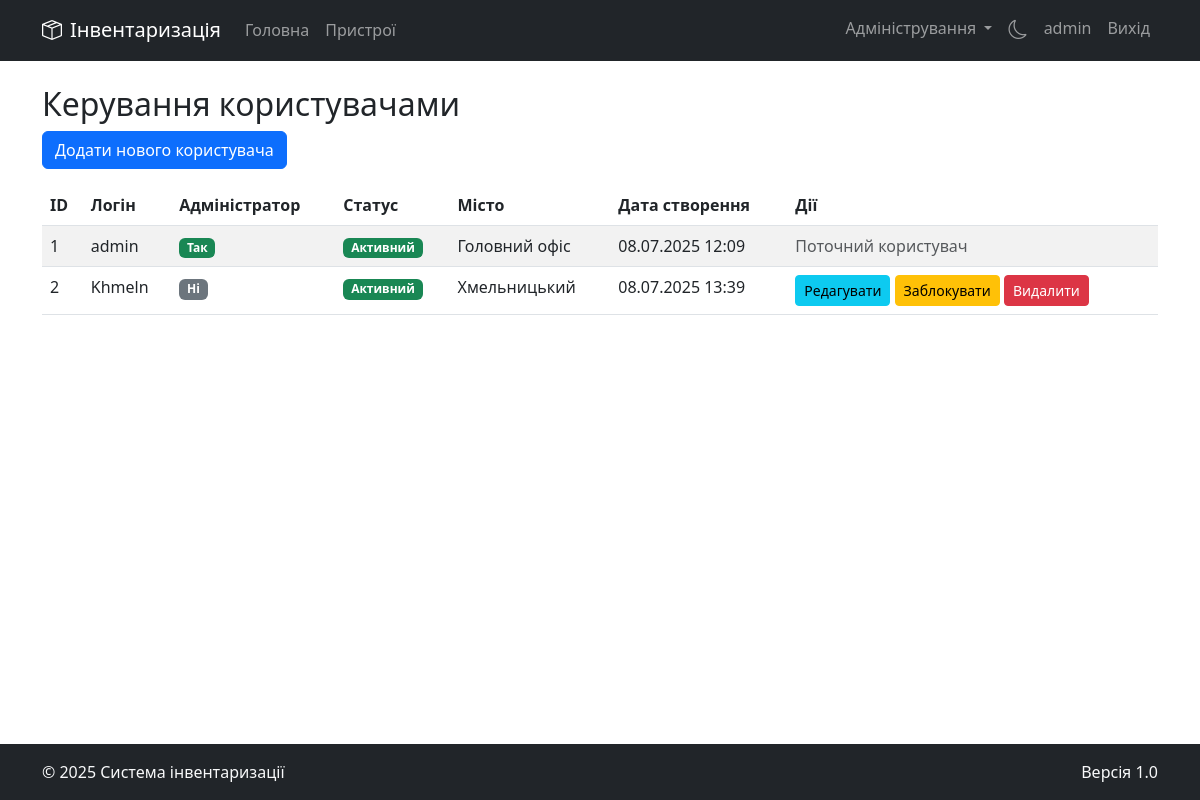
The app's page /admin/users (signed in) with its own data.
### models.py (models this page shows)
class User(UserMixin, db.Model):
    id = db.Column(db.Integer, primary_key=True)
    username = db.Column(db.String(80), unique=True, nullable=False)
    password_hash = db.Column(db.String(255), nullable=False)
    is_admin = db.Column(db.Boolean, default=False)
    is_active = db.Column(db.Boolean, default=True)
    city_id = db.Column(db.Integer, db.ForeignKey('city.id'), nullable=False)
    created_at = db.Column(db.DateTime, default=datetime.utcnow)
    last_login = db.Column(db.DateTime)
    activities = db.relationship('UserActivity', backref='user', lazy=True)
    device_histories = db.relationship('DeviceHistory', backref='user', lazy=True)

class City(db.Model):
    id = db.Column(db.Integer, primary_key=True)
    name = db.Column(db.String(100), nullable=False, unique=True)
    created_at = db.Column(db.DateTime, default=datetime.utcnow)
    users = db.relationship('User', backref='city', lazy=True)
    devices = db.relationship('Device', backref='city', lazy=True)

### blueprints/admin.py (the view)
@admin_bp.route('/users')
@login_required
@admin_required
def admin_users():
    users = User.query.all()
    return render_template('admin/users.html', users=users)

### app.py (called while the page is built)
@login_manager.user_loader
def load_user(user_id):
    return User.query.get(int(user_id))

### utils.py (called while the page is built)
def admin_required(f):
    @wraps(f)
    def decorated_function(*args, **kwargs):
        if not current_user.is_authenticated or not current_user.is_admin:
            abort(403)
        return f(*args, **kwargs)
    return decorated_function

### templates/admin/users.html
{% extends "base.html" %}
{% block content %}
<h2>Керування користувачами</h2>
<a href="{{ url_for('admin.admin_add_user') }}" class="btn btn-primary mb-3">Додати нового користувача</a>
<div class="table-responsive">
    <table class="table table-striped">
        <thead>
            <tr>
                <th>ID</th>
                <th>Логін</th>
                <th>Адміністратор</th>
                <th>Статус</th>
                <th>Місто</th>
                <th>Дата створення</th>
                <th>Дії</th>
            </tr>
        </thead>
        <tbody>
            {% for user in users %}
            <tr>
                <td>{{ user.id }}</td>
                <td>{{ user.username }}</td>
                <td>{% if user.is_admin %}<span class="badge bg-success">Так</span>{% else %}<span class="badge bg-secondary">Ні</span>{% endif %}</td>
                <td>{% if user.is_active %}<span class="badge bg-success">Активний</span>{% else %}<span class="badge bg-danger">Заблокований</span>{% endif %}</td>
                <td>{{ user.city.name if user.city else 'Не визначено' }}</td>
                <td>{{ user.created_at.strftime('%d.%m.%Y %H:%M') }}</td>
                <td>
                    {% if user.id != current_user.id %}
                    <a href="{{ url_for('admin.admin_edit_user', user_id=user.id) }}" class="btn btn-sm btn-info">Редагувати</a>
                    <a href="{{ url_for('admin.admin_toggle_user', user_id=user.id) }}" class="btn btn-sm {% if user.is_active %}btn-warning{% else %}btn-success{% endif %}">
                        {% if user.is_active %}Заблокувати{% else %}Розблокувати{% endif %}
                    </a>
                    <form method="POST" action="{{ url_for('admin.admin_delete_user', user_id=user.id) }}" class="d-inline" onsubmit="return confirm('Ви впевнені, що хочете видалити цього користувача?');">
                        <button type="submit" class="btn btn-sm btn-danger">Видалити</button>
                    </form>
                    {% else %}
                    <span class="text-muted">Поточний користувач</span>
                    {% endif %}
                </td>
            </tr>
            {% endfor %}
        </tbody>
    </table>
</div>
{% endblock %}

### templates/base.html (shortened to what this page needs)
<!DOCTYPE html>
<html lang="uk" data-bs-theme="{{ request.cookies.get('theme', 'light') }}">
<head>
    <link href="https://cdn.jsdelivr.net/npm/bootstrap@5.3.0/dist/css/bootstrap.min.css" rel="stylesheet">
    <link rel="stylesheet" href="https://cdn.jsdelivr.net/npm/bootstrap-icons@1.11.0/font/bootstrap-icons.css">
</head>
<body>
    <header>
        <nav class="navbar navbar-expand-lg navbar-dark bg-dark mb-4">
            <div class="container">
                <a class="navbar-brand" href="{{ url_for('index') }}">
                    <i class="bi bi-box-seam me-2"></i>Інвентаризація
                </a>
                <div class="collapse navbar-collapse" id="navbarNav">
                    <ul class="navbar-nav me-auto">
                        <li class="nav-item">
                            <a class="nav-link" href="{{ url_for('index') }}">Головна</a>
                        </li>
                        {% if current_user.is_authenticated %}
                        <li class="nav-item">
                            <a class="nav-link" href="{{ url_for('devices.devices') }}">Пристрої</a>
                        </li>
                        {% endif %}
                    </ul>
                    <ul class="navbar-nav ms-auto">
                        {% if current_user.is_authenticated %}
                            {% if current_user.is_admin %}
                            <li class="nav-item dropdown">
                                <a class="nav-link dropdown-toggle" href="#" id="adminDropdown" role="button" data-bs-toggle="dropdown" aria-expanded="false">
                                    Адміністрування
                                </a>
                            </li>
                            {% endif %}
                            <li class="nav-item">
                                <a class="nav-link" href="{{ url_for('toggle_theme') }}">
                                    {% if request.cookies.get('theme') == 'dark' %}
                                        <i class="bi bi-sun navbar-theme-icon"></i>
                                    {% else %}
                                        <i class="bi bi-moon navbar-theme-icon"></i>
                                    {% endif %}
                                </a>
                            </li>
                            <li class="nav-item">
                                <a class="nav-link" href="#">{{ current_user.username }}</a>
                            </li>
                            <li class="nav-item">
                                <a class="nav-link" href="{{ url_for('auth.logout') }}">Вихід</a>
                            </li>
                        {% endif %}
                    </ul>
                </div>
            </div>
        </nav>
    </header>
    <main class="container mb-4">
        {% block content %}{% endblock %}
    </main>
    <footer class="bg-dark text-light py-3 mt-auto">
        <div class="container">
            <div class="row">
                <div class="col-md-6">
                    <p class="mb-0">&copy; 2025 Система інвентаризації</p>
                </div>
                <div class="col-md-6 text-md-end">
                    <p class="mb-0">Версія 1.0</p>
                </div>
            </div>
        </div>
    </footer>
</body>
</html>

### templates/base.html (style rules this page uses)
body { min-height: 100vh; display: flex; flex-direction: column; }
main { flex: 1; }
.navbar-theme-icon { font-size: 1.2rem; cursor: pointer; }

### records on screen
User: username "admin", id "1", is_admin "Так", is_active "Активний", city "Головний офіс", created_at "08.07.2025 12:09", shows "Поточний користувач"
User: id "2", username "Khmeln", is_admin "Ні", is_active "Активний", city "Хмельницький", created_at "08.07.2025 13:39"
